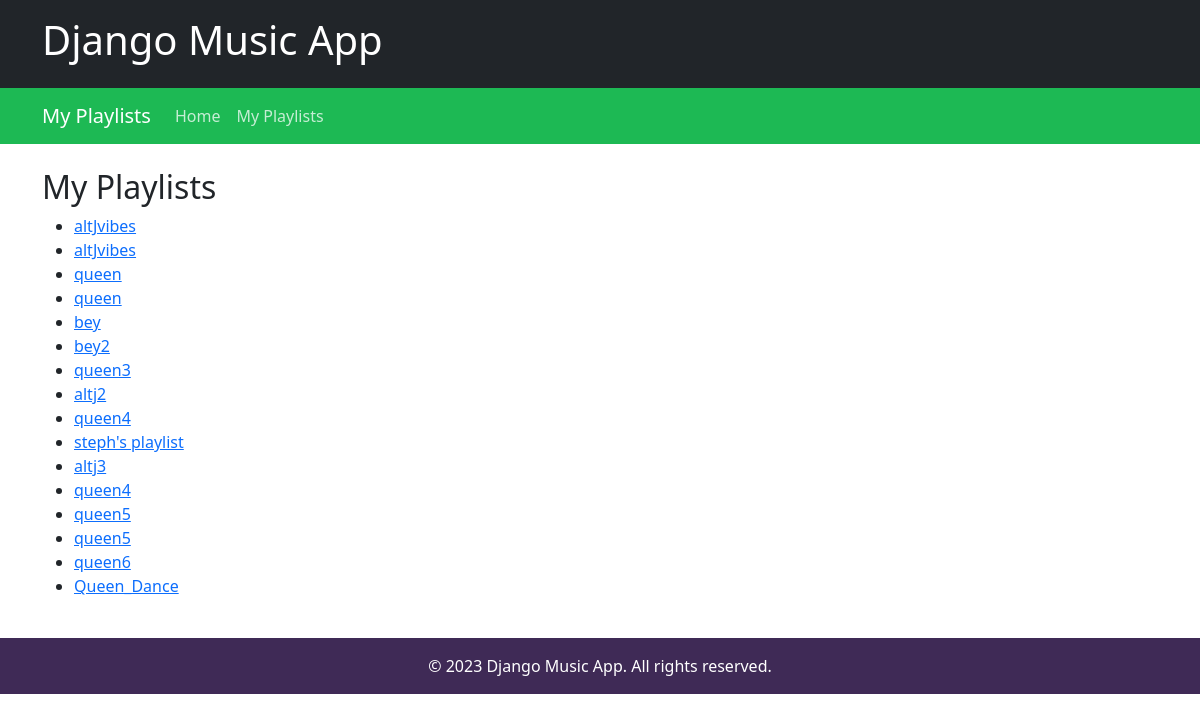
/playlists/, run on the app's committed database.
### playlists/models.py (models this page shows, shortened)
class Playlist(models.Model):
    name = models.CharField(max_length=200)
    songs = models.ManyToManyField(Song, related_name='playlists')
    created_at = models.DateTimeField(auto_now_add=True)

### playlists/views.py (the view)
# urls.py: path('playlists/', views.playlist_list_view, name='playlist_list'),
def playlist_list_view(request):
    playlists = Playlist.objects.all()
    return render(request, 'playlists/playlist_list.html', {'playlists': playlists})

### playlists/templates/playlists/playlist_list.html (shortened to what this page needs)
{% extends 'search/base.html' %}
{% block content %}
<h2>My Playlists</h2>
<ul>
    {% for playlist in playlists %}
        <li>
            <a href="{% url 'playlists:playlist_detail' playlist.id %}">{{ playlist.name }}</a>
        </li>
    {% endfor %}
</ul>
{% endblock %}

### playlists/templates/search/base.html (shortened to what this page needs)
{% load static %}
<!DOCTYPE html>
<html lang="en">
<head>
    <link href="https://cdn.jsdelivr.net/npm/bootstrap@5.2.3/dist/css/bootstrap.min.css" rel="stylesheet">
    <link href="https://cdnjs.cloudflare.com/ajax/libs/noUiSlider/15.7.1/nouislider.css" rel="stylesheet">
    <link rel="stylesheet" href="{% static 'search/search.css' %}" />
</head>
<body>
    <header class="bg-dark text-white py-3">
        <div class="container">
            <h1><a href="{% url 'playlists:home' %}" class="text-white text-decoration-none">Django Music App</a></h1>
        </div>
    </header>
    <nav class="navbar navbar-expand-lg navbar-dark" style="background-color: var(--spotify-green);">
        <div class="container">
            <a class="navbar-brand" href="{% url 'playlists:playlist_list' %}">My Playlists</a>
            <div class="collapse navbar-collapse" id="navbarNav">
                <ul class="navbar-nav ml-auto">
                    <li class="nav-item">
                        <a class="nav-link" href="{% url 'playlists:home' %}">Home</a>
                    </li>
                    <li class="nav-item">
                        <a class="nav-link" href="{% url 'playlists:playlist_list' %}">My Playlists</a>
                    </li>
                </ul>
            </div>
        </div>
    </nav>
    <main class="py-4">
        <div class="container">
            {% block content %}{% endblock %}
        </div>
    </main>
    <footer class="py-3" style="background-color: var(--dark-purple);">
        <div class="container">
            <p class="text-white m-0 text-center">© 2023 Django Music App. All rights reserved.</p>
        </div>
    </footer>
</body>
</html>

### playlists/static/search/search.css (style rules this page uses)
.navbar-dark .navbar-nav .nav-link { color: rgba(255, 255, 255, 0.75); }

### playlists/templates/search/base.html (style rules this page uses)
:root { --spotify-green: #1DB954; --dark-purple: #3F2A56; }

### data on the page
Playlist: name "altJvibes"
Playlist: name "altJvibes"
Playlist: name "queen"
Playlist: name "queen"
Playlist: name "bey"
Playlist: name "bey2"
Playlist: name "queen3"
Playlist: name "altj2"
Playlist: name "queen4"
Playlist: name "steph's playlist"
Playlist: name "altj3"
Playlist: name "queen4"
Playlist: name "queen5"
Playlist: name "queen5"
Playlist: name "queen6"
Playlist: name "Queen_Dance"
